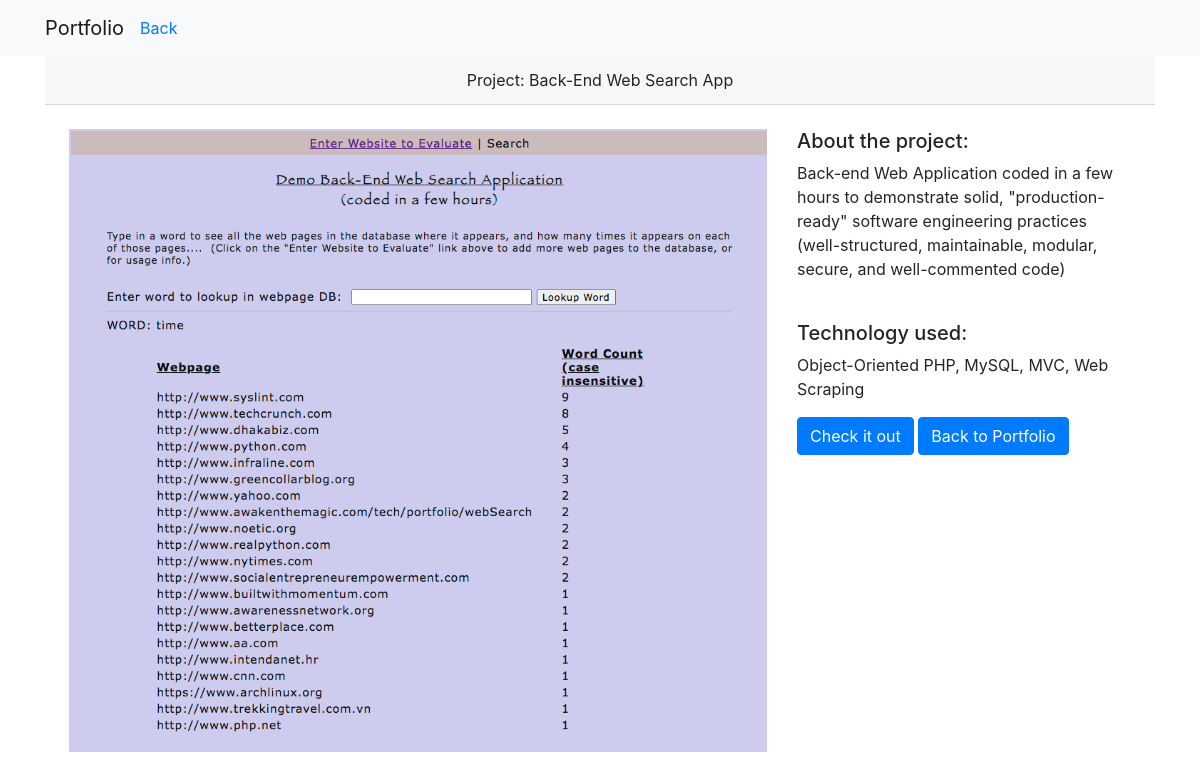
The page /projects/3 on the database as committed earlier.
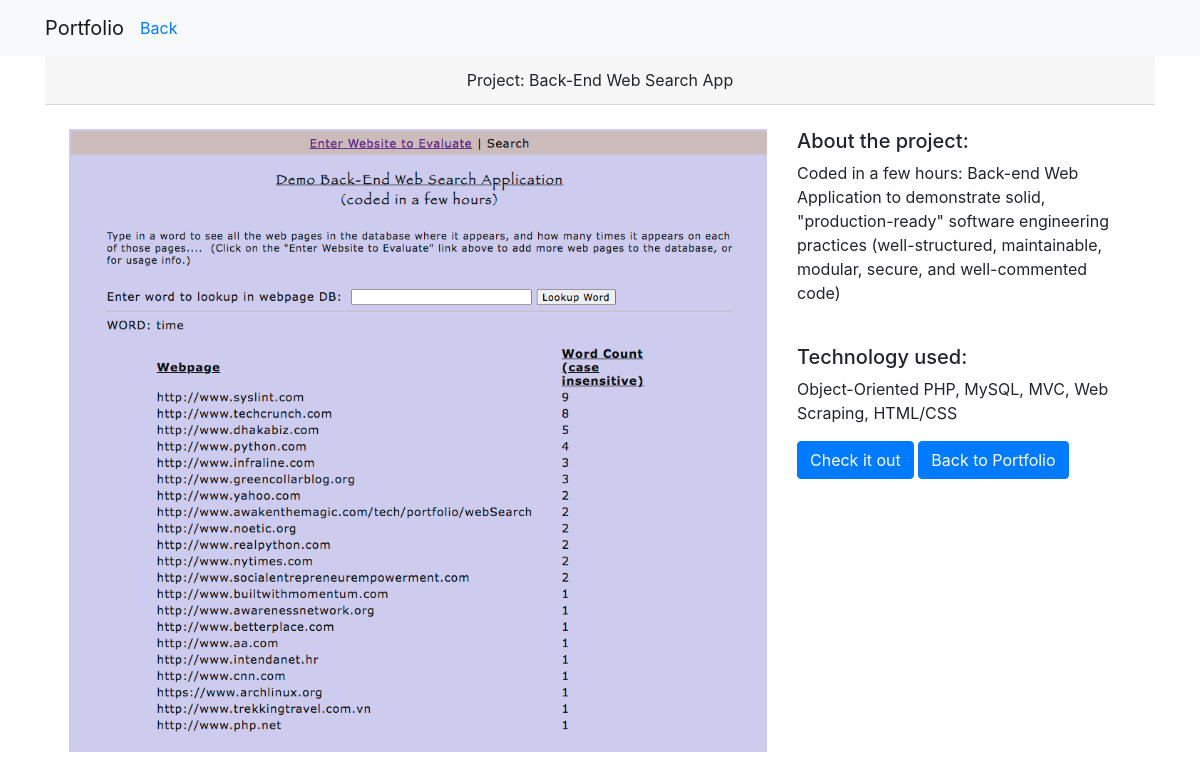
The same page on the database as committed later.
### projects/models.py (models this page shows, shortened)
class Project(models.Model):
    order = models.PositiveSmallIntegerField(default=1)
    title = models.CharField(max_length=100, default='')
    description = models.TextField(default='')
    technology = models.TextField(default='')
    image = models.CharField(max_length=100)
    project_link = models.URLField(blank=True)

### projects/views.py (the view)
# urls.py: path('<int:pk>', views.project_detail, name="project_detail"),
def project_detail(request, pk):
    project = Project.objects.get(pk=pk)
    return render(request, 'projects/project_detail.html', {'project': project})

### projects/templates/projects/project_detail.html
{% extends 'projects/base.html' %}
{% load static %}
{% block page_content %}
<div class="card-header text-center">Project: {{ project.title }}</div>
<div class="p-4 row">
    <div class="col-md-8">
	  <a href="{{ project.project_link }}" target="_blank">
        <img src="{% static project.image %}"  alt="screenshot for {{project.title}} project" width="100%">
	  </a>
    </div>
    <div class="col-md-4">
        <h5>About the project:</h5>
        <p>{{ project.description|safe }}</p>
        <br>
        <h5>Technology used:</h5>
        <p>{{ project.technology|safe }}</p>
        <a href="{{ project.project_link }}" class="btn btn-primary" target="_blank">Check it out</a>
        <a href="{% url 'projects:all_projects' %}"  class="btn btn-primary">Back to Portfolio</a>
    </div>
</div>
{% endblock %}

### projects/templates/projects/base.html (shortened to what this page needs)
<!doctype html>
<html lang="en">
  <head>
    <link rel="stylesheet" href="https://stackpath.bootstrapcdn.com/bootstrap/4.5.0/css/bootstrap.min.css">
  </head>
  <body>
  <nav class="navbar navbar-expand-lg navbar-light bg-light">
    <div class="container">
        <a class="navbar-brand" href="{% url 'projects:all_projects' %}">Portfolio</a>
        <div class="collapse navbar-collapse" id="navbarSupportedContent">
          <ul class="navbar-nav mr-auto">
            <li class="nav-item active">
            </li>
          </ul>
        </div>
    </div>
  </nav>
  <div class="container">
    {% block page_content %}{% endblock %}
  </div>
  </body>
</html>

Rows that differ between the two databases and show on the page:
changed Project "Back-End Web Search App": description "Back-end Web Application coded in a few hours to demonstrate solid, \"production-ready\"…" → "Coded in a few hours: Back-end Web Application to demonstrate solid, \"production-ready\"…"; technology "Object-Oriented PHP, MySQL, MVC, Web Scraping" → "Object-Oriented PHP, MySQL, MVC, Web Scraping, HTML/CSS"
